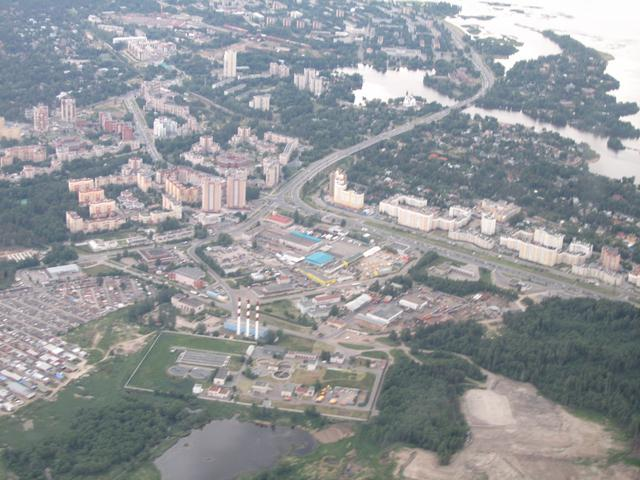
#> input picture VB_Classes/Python/PythonData/aero1.jpg, 640 x 480 px
$ python Sobel_AnisotropicSegmentation.py
#> lines starting #> are read from the running program, lines starting #| are printed output that depends on the picture; after the words box and inside, x2 and y2 are one past the last pixel; in counts of white or black regions, pixels touching at a corner belong together
import cv2 as cv
import numpy as np
import argparse
title_window = 'Sobel_AnisotropicSegmentation.py'

W = 52          # window size is WxW
C_Thr = 0.43    # threshold for coherency
LowThr = 35     # threshold1 for orientation, it ranges from 0 to 180
HighThr = 57    # threshold2 for orientation, it ranges from 0 to 180

## [calcGST]
## [calcJ_header]
## [calcGST_proto]
def calcGST(inputIMG, w):
## [calcGST_proto]
#> called with w = 52
    img = inputIMG.astype(np.float32)

    # GST components calculation (start)
    # J =  (J11 J12; J12 J22) - GST
    imgDiffX = cv.Sobel(img, cv.CV_32F, 1, 0, 3)
    imgDiffY = cv.Sobel(img, cv.CV_32F, 0, 1, 3)
    imgDiffXY = cv.multiply(imgDiffX, imgDiffY)
    ## [calcJ_header]

    imgDiffXX = cv.multiply(imgDiffX, imgDiffX)
    imgDiffYY = cv.multiply(imgDiffY, imgDiffY)

    J11 = cv.boxFilter(imgDiffXX, cv.CV_32F, (w,w))
    J22 = cv.boxFilter(imgDiffYY, cv.CV_32F, (w,w))
    J12 = cv.boxFilter(imgDiffXY, cv.CV_32F, (w,w))
    # GST components calculations (stop)

    # eigenvalue calculation (start)
    # lambda1 = J11 + J22 + sqrt((J11-J22)^2 + 4*J12^2)
    # lambda2 = J11 + J22 - sqrt((J11-J22)^2 + 4*J12^2)
    tmp1 = J11 + J22
    tmp2 = J11 - J22
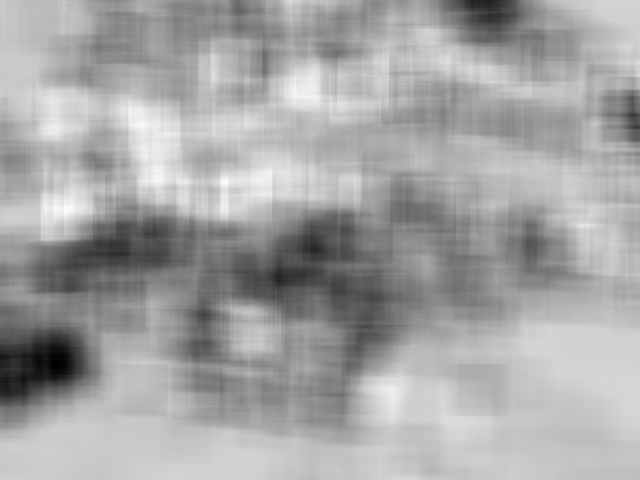
#> tmp2: shape (480, 640) float32; min -12232.3, max 2595.8, mean -2633.4; drawn with min black and max white
    tmp2 = cv.multiply(tmp2, tmp2)
    tmp3 = cv.multiply(J12, J12)
    tmp4 = np.sqrt(tmp2 + 4.0 * tmp3)

    lambda1 = tmp1 + tmp4    # biggest eigenvalue
    lambda2 = tmp1 - tmp4    # smallest eigenvalue
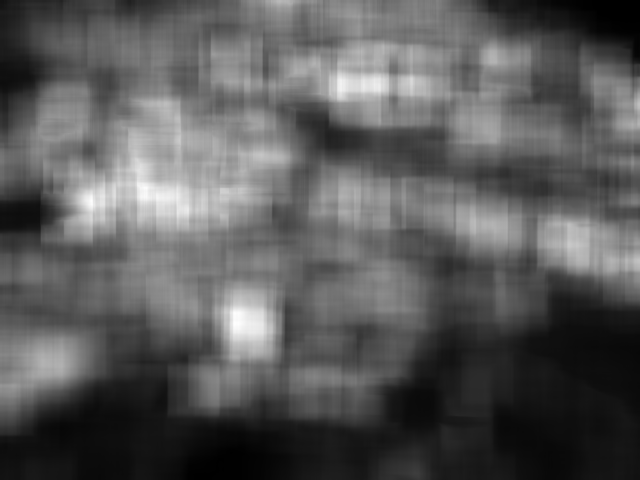
#> lambda2: shape (480, 640) float32; min 0.112, max 18773.1, mean 6605.8; drawn with min black and max white
    # eigenvalue calculation (stop)

    # Coherency calculation (start)
    # Coherency = (lambda1 - lambda2)/(lambda1 + lambda2)) - measure of anisotropism
    # Coherency is anisotropy degree (consistency of local orientation)
    imgCoherencyOut = cv.divide(lambda1 - lambda2, lambda1 + lambda2)
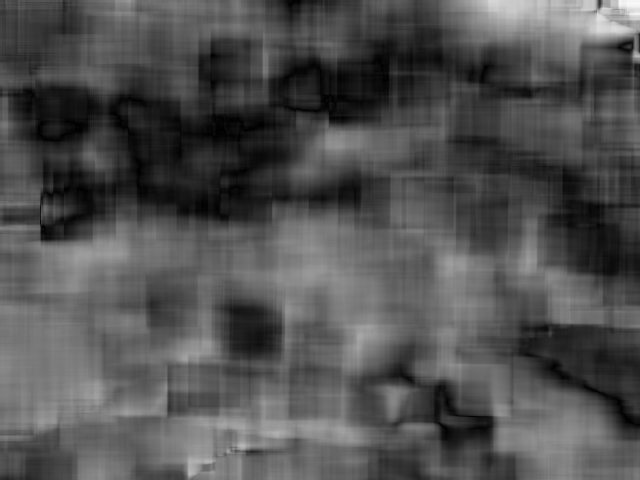
#> imgCoherencyOut: shape (480, 640) float32; min 0.000539, max 0.974, mean 0.318
    # Coherency calculation (stop)

    # orientation angle calculation (start)
    # tan(2*Alpha) = 2*J12/(J22 - J11)
    # Alpha = 0.5 atan2(2*J12/(J22 - J11))
    imgOrientationOut = cv.phase(J22 - J11, 2.0 * J12, angleInDegrees = True)
    imgOrientationOut = 0.5 * imgOrientationOut
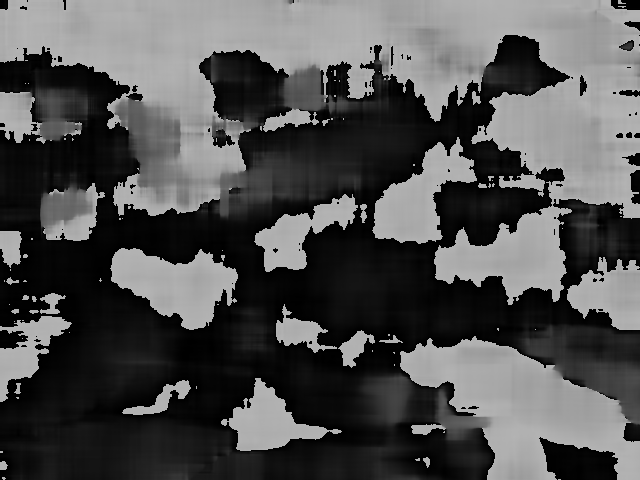
#> imgOrientationOut: shape (480, 640) float32; min 0, max 180, mean 81
    # orientation angle calculation (stop)

    return imgCoherencyOut, imgOrientationOut
## [calcGST]

#parser = argparse.ArgumentParser(description='Code for Anisotropic image segmentation tutorial.')
#parser.add_argument('-i', '--input', help='Path to input image.', required=True)
#args = parser.parse_args()
imgName = 'PythonData/aero1.jpg'
imgIn = cv.imread(imgName, cv.IMREAD_GRAYSCALE)
if imgIn is None:
    print('Could not open or find the image: {}'.format(imgName))
    exit(0)

## [main_extra]
## [main]
imgCoherency, imgOrientation = calcGST(imgIn, W)

## [thresholding]
_, imgCoherencyBin = cv.threshold(imgCoherency, C_Thr, 255, cv.THRESH_BINARY)
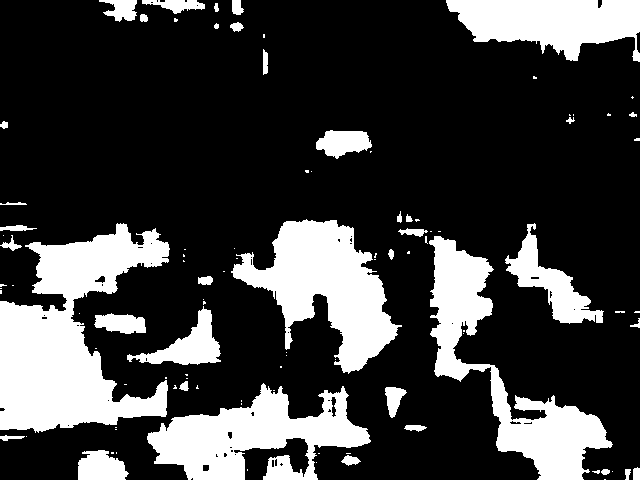
#> imgCoherencyBin: shape (480, 640) float32; 24.1% white; 100 white regions (62 under 20 px), largest, box (x1, y1, x2, y2) and area: (0, 223, 170, 433) 19127, (231, 219, 402, 374) 12242, (429, 236, 613, 480) 12078
_, imgOrientationBin = cv.threshold(imgOrientation, LowThr, HighThr, cv.THRESH_BINARY)
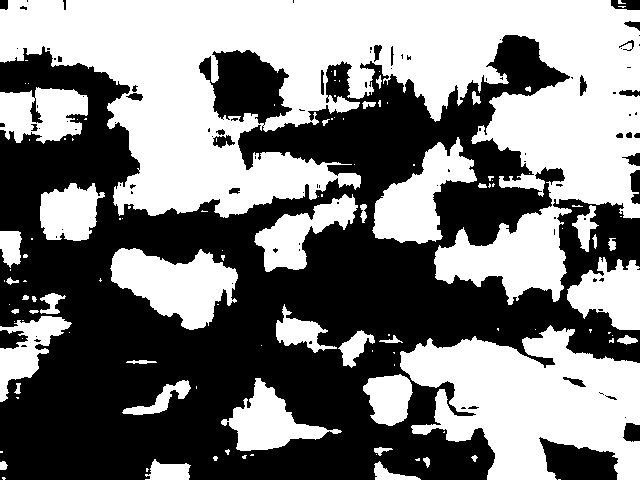
#> imgOrientationBin: shape (480, 640) float32; values 0 (black) and 57 (white), 49.1% white; 118 white regions (77 under 20 px), largest, box (x1, y1, x2, y2) and area: (0, 0, 640, 305) 88628, (400, 325, 640, 480) 23126, (110, 248, 238, 330) 6206
## [thresholding]

## [combining]
imgBin = cv.bitwise_and(imgCoherencyBin, imgOrientationBin)
#> imgBin: shape (480, 640) float32; values 0 (black) and 57 (white), 9.8% white; 89 white regions (45 under 20 px), largest, box (x1, y1, x2, y2) and area: (446, 0, 640, 62) 7386, (434, 345, 613, 480) 6054, (221, 383, 342, 451) 3253
## [combining]
## [main]

imgCoherency = cv.normalize(imgCoherency, None, alpha=0, beta=1, norm_type=cv.NORM_MINMAX, dtype=cv.CV_32F)
imgOrientation = cv.normalize(imgOrientation, None, alpha=0, beta=1, norm_type=cv.NORM_MINMAX, dtype=cv.CV_32F)

cv.imshow('result.jpg', np.uint8(0.5*(imgIn + imgBin)))
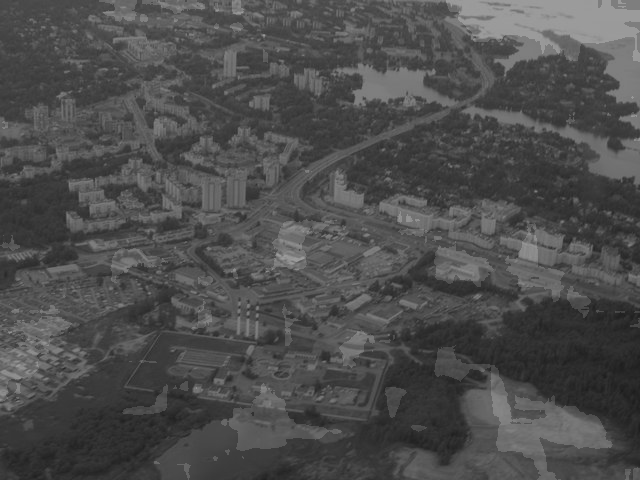
#> window 'result.jpg': shape (480, 640); min 29, max 156, mean 77.5
cv.imshow('Coherency.jpg', imgCoherency)
cv.imshow('Orientation.jpg', imgOrientation)
cv.waitKey()
## [main_extra]

$ run again, with VB_Classes/Python/PythonData/aero3.jpg copied over VB_Classes/Python/PythonData/aero1.jpg
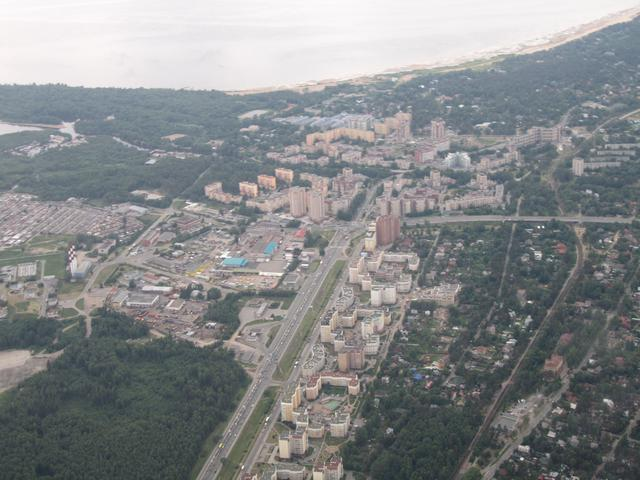
#> input picture VB_Classes/Python/PythonData/aero3.jpg, 640 x 480 px
#> `_, imgCoherencyBin = cv.threshold(imgCoherency, C_Thr, 255, cv.THRESH_..`:
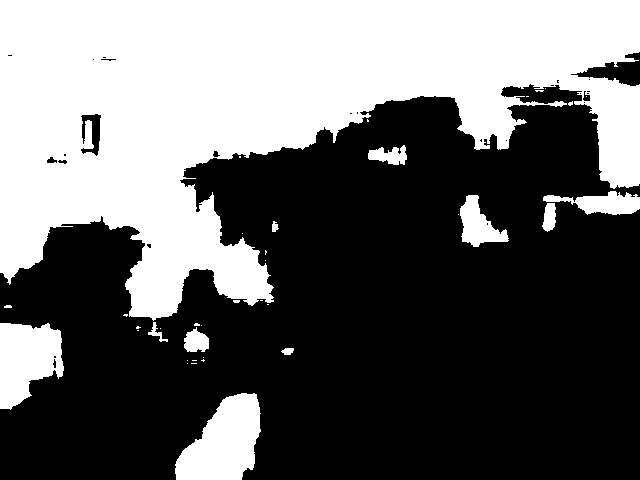
#> imgCoherencyBin: shape (480, 640) float32; 40.5% white; 38 white regions (26 under 20 px), largest, box (x1, y1, x2, y2) and area: (0, 0, 640, 321) 111202, (175, 393, 261, 480) 4996, (0, 323, 64, 410) 4002
#> imgOrientationBin: shape (480, 640) float32; values 0 (black) and 57 (white), 32.7% white; 168 white regions (108 under 20 px), largest, box (x1, y1, x2, y2) and area: (71, 188, 419, 480) 25044, (377, 165, 640, 480) 20351, (0, 56, 165, 171) 10704
#> imgBin: shape (480, 640) float32; values 0 (black) and 57 (white), 9.3% white; 72 white regions (38 under 20 px), largest, box (x1, y1, x2, y2) and area: (0, 56, 165, 171) 10249, (158, 0, 258, 119) 5075, (175, 393, 261, 480) 4996
#> `cv.imshow('result.jpg', np.uint8(0.5*(imgIn + imgBin)))`:
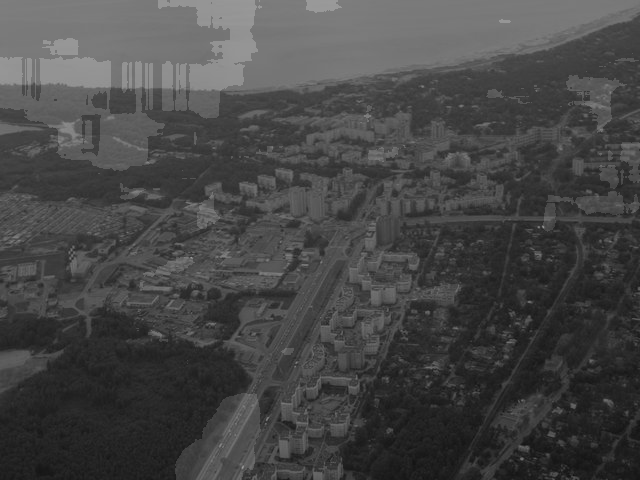
#> window 'result.jpg': shape (480, 640); min 18, max 156, mean 70.5
